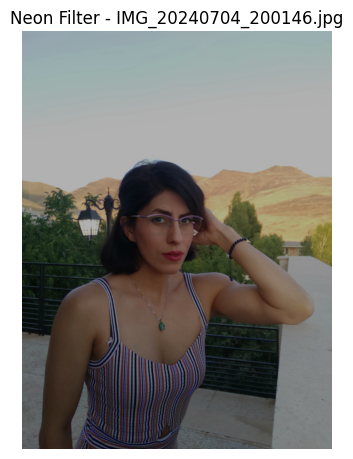
#> input picture examle neon2.png, 353 x 459 px
$ jupyter execute neon_filter.ipynb
#> lines starting #> are read from the running program, lines starting #| are printed output that depends on the picture
[cell 1]
import cv2
import numpy as np
from matplotlib import pyplot as plt
from google.colab import files

# آپلود یک عکس
uploaded = files.upload()
#> the answer given: original2.jpg
image_paths = list(uploaded.keys())[0]

[cell 2]
import cv2
import numpy as np
from google.colab import files
from matplotlib import pyplot as plt

# --- ۱) انتخاب/آپلود چند عکس ---

uploaded = files.upload()                 # چند فایل انتخاب کن
#> the answer given: examle neon2.png
#> further down, img_bgr is the input picture: shape (459, 353, 3); mean B, G, R 132.6, 136.7, 138.3
image_paths = list(uploaded.keys())       # لیست نام فایل‌ها

# --- ۲) توابع کمکی ---

def apply_blur(img_rgb, ksize=(9, 9)):
    """محو کردن نرم تصویر با GaussianBlur"""
#> called with ksize = (9, 9)
    return cv2.GaussianBlur(img_rgb, ksize, 0)
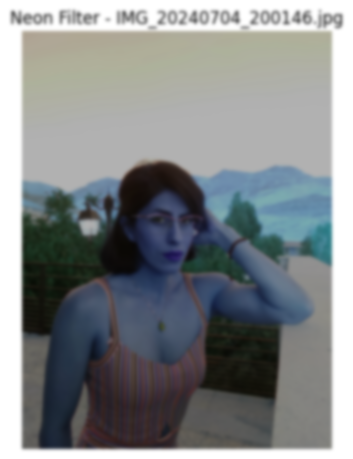
#> returned value: shape (459, 353, 3); mean of channels 0, 1, 2 138.3, 136.7, 132.6; drawn as B, G, R

def detect_edges(img_rgb, t1=50, t2=150):
    """لبه‌گیری با Canny روی نسخه خاکستری تصویر"""
#> called with t1 = 50, t2 = 150
    gray = cv2.cvtColor(img_rgb, cv2.COLOR_RGB2GRAY)
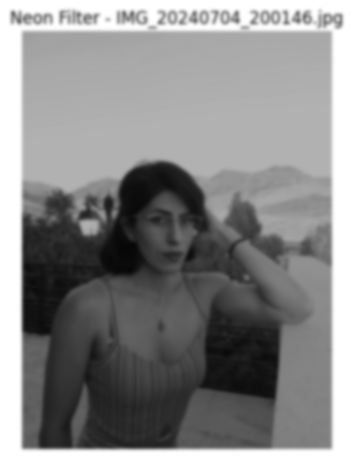
#> gray: shape (459, 353); min 7, max 255, mean 136.7
    edges = cv2.Canny(gray, t1, t2)
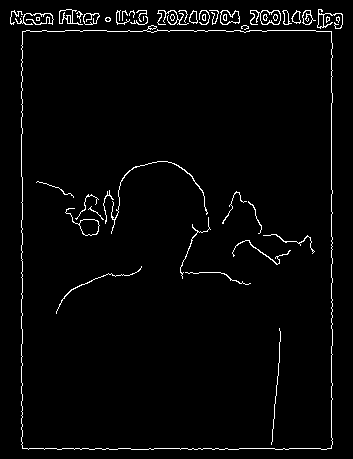
#> edges: shape (459, 353); 2.6% white in thin lines or dots
    return edges

def apply_neon_filter(img_rgb):
    """ساخت افکت نئون روی تصویر ورودی"""
    # ۱) محو کردن
    blur = apply_blur(img_rgb)

    # ۲) لبه‌گیری روی نسخه‌ی محوشده
    edges = detect_edges(blur)

    # ۳) ساخت تصویر نئونی فقط روی لبه‌ها (مثلاً کانال آبی)
    neon_edges = np.zeros(img_rgb.shape, dtype=np.uint8)
    neon_edges[:, :, 2] = edges          # 0=قرمز، 1=سبز، 2=آبی
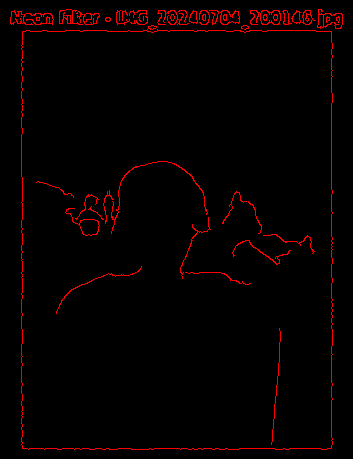
#> neon_edges: shape (459, 353, 3); mean of channels 0, 1, 2 0, 0, 6.5; drawn as B, G, R

    # ۴) سوار کردن نئون روی تصویر اصلی
    neon = cv2.addWeighted(img_rgb, 0.7, neon_edges, 1.5, 0)
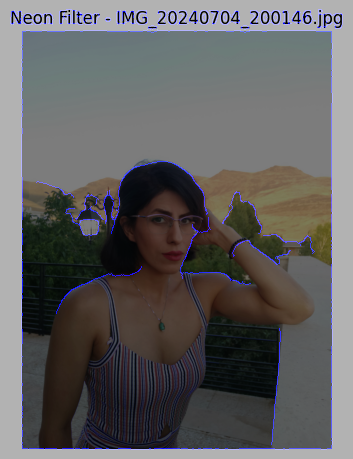
#> neon: shape (459, 353, 3); mean R, G, B 96.7, 95.6, 96.3
    return neon

# --- ۳) اجرای فیلتر روی همه‌ی عکس‌ها ---

for image_path in image_paths:
    # خواندن و تبدیل رنگ
    img_bgr = cv2.imread(image_path)
    img_rgb = cv2.cvtColor(img_bgr, cv2.COLOR_BGR2RGB)

    # اعمال فیلتر نئون
    neon_img = apply_neon_filter(img_rgb)

    # نمایش نتیجه
    plt.figure(figsize=(4, 6))
    plt.imshow(neon_img)
    plt.axis('off')
    plt.title(f'Neon Filter - {image_path}')
    plt.show()
